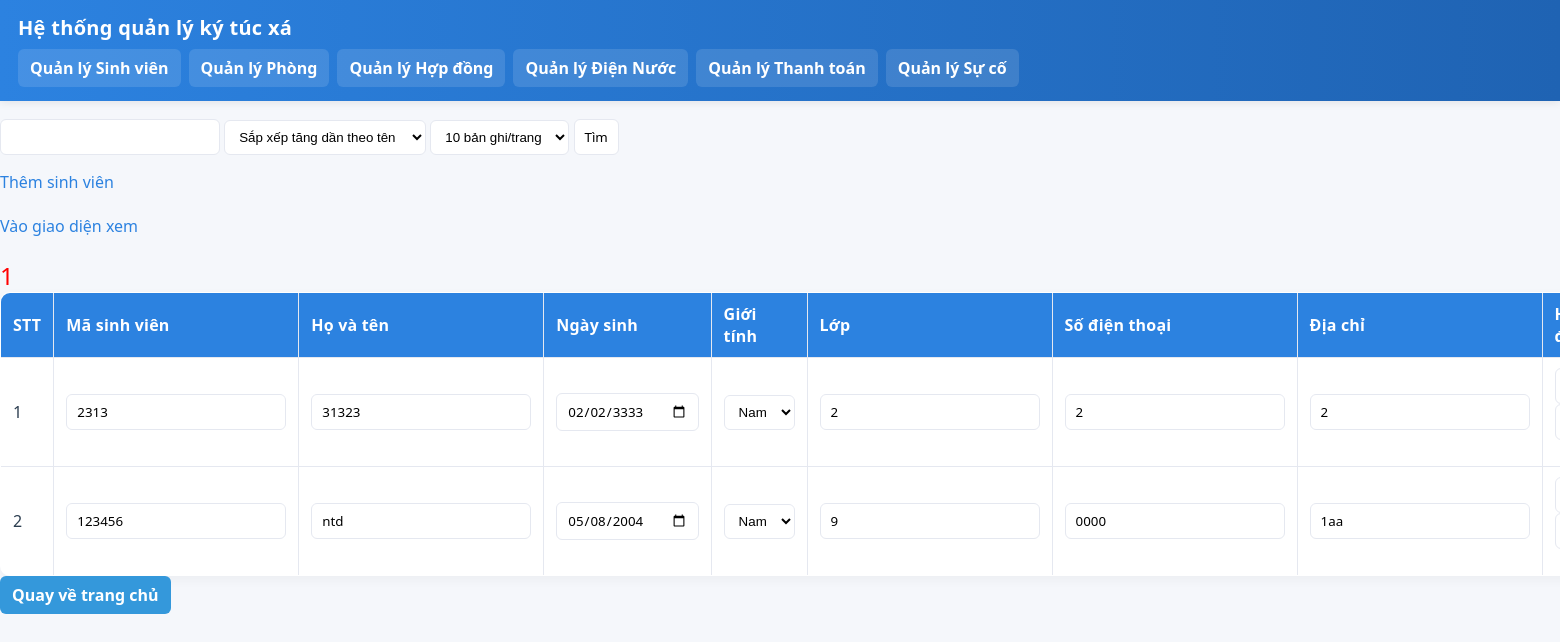
/sinhvien/edit.php, run on the app's committed database.
### tables this page shows
CREATE TABLE `sinhvien` (
  `MaSV` varchar(20) NOT NULL,
  `HoTen` varchar(100) NOT NULL,
  `NgaySinh` date NOT NULL,
  `GioiTinh` varchar(10) DEFAULT NULL,
  `Lop` varchar(50) DEFAULT NULL,
  `SDT` varchar(15) DEFAULT NULL,
  `DiaChi` varchar(200) DEFAULT NULL
);

### sinhvien/edit.php (the view, shortened to what this page needs)
<?php include "../menu.php"; ?>
<html>
	<head>
	</head>
	<body>
		<form method = 'GET'>
			<input type = text name = 'q'>
			<select name = 'order'>
				<option value = 'ASC' selected>Sắp xếp tăng dần theo tên</option>
			</select>
			<select name = 'ppage'>
				<option value = 10 selected>10 bản ghi/trang</option>
			</select>
			<input type = 'submit' name = 'btnSubmit' value = 'Tìm'>
		</form>
        <a href="add.php"> Thêm sinh viên</a><br><br>
<a href="index.php"> Vào giao diện xem</a><br><br>
<?php
	$con = mysqli_connect("localhost", "root", "", "ktx_management");
	$order = "ORDER BY HoTen ASC";
	if(isset($_REQUEST['order'])){
    if($_REQUEST['order'] == 'ASC'){
        $order = "ORDER BY HoTen ASC";
    }else if($_REQUEST['order'] == 'DESC'){
        $order = "ORDER BY HoTen DESC";
    }
}else{
    $order = "ORDER BY HoTen ASC";
}
	if(isset($_REQUEST['p'])){
		$p = (int) $_REQUEST['p'];
	}else{
		$p=1;
	}
	if(isset($_REQUEST['ppage'])){
		$ppage = (int) $_REQUEST['ppage'];
	}else{
		$ppage=10;
	}
	$start = $ppage*($p-1);
	$limit = "LIMIT $start, $ppage";
	if(isset($_REQUEST['q'])){
		$q = $_REQUEST['q'];
		$q = str_replace("'","",$q);
	}else{
		$q = "";
	}
	$sqlPage="SELECT
MaSV, HoTen, NgaySinh, GioiTinh, Lop,SDT, DiaChi
FROM sinhvien
WHERE MaSV LIKE '%$q%' OR HoTen LIKE '%$q%'  ";
	$resultPage = mysqli_query($con, $sqlPage);
	$totalPage = ceil(mysqli_num_rows($resultPage)/$ppage);
	for($i=1; $i<=$totalPage; $i++){
		if($i==$p){
		$od = isset($_REQUEST['order'])?$_REQUEST['order']:"";
		echo "<a href = '?q={$q}&&order={$od}&p={$i}&ppage={$ppage}' target = '_self' style = 'color:red; font-size:150%'>$i</a> ";
		}else{
		$od = isset($_REQUEST['order'])?$_REQUEST['order']:"";
		echo "<a href = '?q={$q}&&order={$od}&p={$i}&ppage={$ppage}' target = '_self' style = 'color:blue; text-decoration:none;'>$i</a> ";
		}
	}
	$sql="SELECT
MaSV, HoTen, NgaySinh, GioiTinh, Lop,SDT, DiaChi
FROM sinhvien
WHERE MaSV LIKE '%$q%' OR HoTen LIKE '%$q%'  $order $limit";
	$result = mysqli_query($con, $sql);
	$i = 1;
	echo "<table border = 1 width = 100%>
	<tr>
		<th>STT</th>
<th>Mã sinh viên</th>
<th>Họ và tên</th>
<th>Ngày sinh</th>
<th>Giới tính</th>
<th>Lớp</th>
<th>Số điện thoại</th>
<th>Địa chỉ</th>
		<th>Hành động</th>
	</tr>
	";
	while($row = mysqli_fetch_array($result)){
		echo "<form name = 'frmEdit' action = '' method = 'POST'>
		<tr>
			<td>{$i}</td>
			<td><input type = text value = '{$row[0]}' name = 'MaSV' readonly></td>
			<td><input type = text value = '{$row[1]}' name = 'HoTen'></td>
            <td><input type = date value = '{$row[2]}' name = 'NgaySinh' required></td>
  <td>
<select name='GioiTinh'>
    <option value='Nam' ".($row['GioiTinh']=='Nam'?'selected':'').">Nam</option>
    <option value='Nữ'  ".($row['GioiTinh']=='Nữ'?'selected':'').">Nữ</option>
</select>
</td>
            <td><input type = text value = '{$row[4]}' name = 'Lop' required></td>
            <td><input type = text value = '{$row[5]}' name = 'SoDienThoai' required></td>
            <td><input type = text value = '{$row[6]}' name = 'DiaChi' required></td>
			<td><input type = submit value = 'Sửa' name = 'sbtEdit'>
			<input type = hidden name = 'p' value = '{$p}'>
			<input type = hidden name = 'ppage' value = '{$ppage}'>
			<input type = hidden name = 'q' value = '{$q}'>
			<input type = hidden name = 'order' value = '{$od}'>
			</form>
			<form action = '' name = 'frmDel' method = 'POST'>
			<input type = hidden name = 'MaSV' value = '{$row['MaSV']}'>
			<input type = submit value = 'Xoá' name = 'sbtDel'>
			</form>
			</td>
		</tr>";
		$i++;
	}
    echo "</table>";
?>
<a href="../index.php" style="
    display: inline-block;
    padding: 8px 12px;
    background: #3498db;
    color: white;
    text-decoration: none;
    border-radius: 6px;
    font-weight: bold;
"> Quay về trang chủ</a>
    </body>
</html>

### menu.php (style rules this page uses)
:root { --primary: #2c82e0; --primary-dark: #1f63b3; --accent: #2ecc71; --text: #2c3e50; --muted: #607080; --surface: #ffffff; --border: #e5e8f0; --bg: #f5f7fb; }
* { box-sizing: border-box; }
body { margin: 0; font-family: "Segoe UI", Arial, sans-serif; background: var(--bg); color: var(--text); }
a { color: var(--primary); text-decoration: none; }
table { width: 100%; border-collapse: collapse; background: var(--surface); border: 1px solid var(--border); box-shadow: 0 4px 12px rgba(0,0,0,0.04); border-radius: 10px; overflow: hidden; }
th, td { padding: 10px 12px; border: 1px solid var(--border); text-align: left; }
th { background: var(--primary); color: #fff; letter-spacing: 0.2px; }
input, button { font-family: inherit; }
input, select { padding: 8px 10px; border-radius: 6px; border: 1px solid var(--border); outline: none; background: #fff; }

### data on the page
sinhvien: MaSV "2313", HoTen "31323", NgaySinh "02/02/3333", GioiTinh "Nam", Lop "2", SoDienThoai "2", DiaChi "2"
sinhvien: MaSV "123456", HoTen "ntd", NgaySinh "05/08/2004", GioiTinh "Nam", Lop "9", SoDienThoai "0000", DiaChi "1aa"
